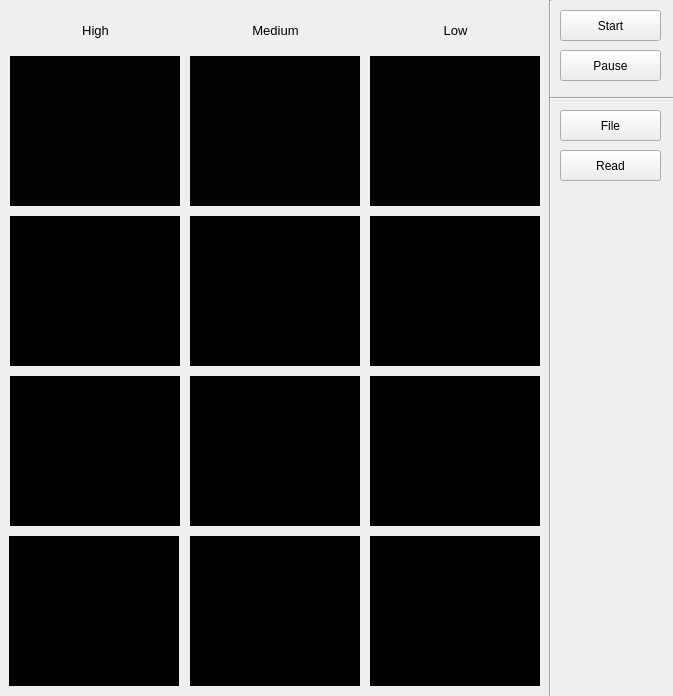
<?xml version="1.0" encoding="UTF-8"?>
<ui version="4.0">
 <class>MainWindow</class>
 <widget class="QMainWindow" name="MainWindow">
  <property name="geometry">
   <rect>
    <x>0</x>
    <y>0</y>
    <width>673</width>
    <height>696</height>
   </rect>
  </property>
  <property name="windowTitle">
   <string>Tactile Data Visualizer</string>
  </property>
  <property name="autoFillBackground">
   <bool>true</bool>
  </property>
  <widget class="QWidget" name="centralwidget">
   <property name="autoFillBackground">
    <bool>true</bool>
   </property>
   <widget class="QPushButton" name="startButton">
    <property name="geometry">
     <rect>
      <x>560</x>
      <y>10</y>
      <width>101</width>
      <height>31</height>
     </rect>
    </property>
    <property name="text">
     <string>Start</string>
    </property>
   </widget>
   <widget class="QPushButton" name="stopButton">
    <property name="geometry">
     <rect>
      <x>560</x>
      <y>50</y>
      <width>101</width>
      <height>31</height>
     </rect>
    </property>
    <property name="text">
     <string>Pause</string>
    </property>
   </widget>
   <widget class="GraphicsLayoutWidget" name="patchHigh1">
    <property name="geometry">
     <rect>
      <x>10</x>
      <y>56</y>
      <width>170</width>
      <height>150</height>
     </rect>
    </property>
    <property name="maximumSize">
     <size>
      <width>170</width>
      <height>150</height>
     </size>
    </property>
    <property name="styleSheet">
     <string notr="true">
background-color: rgb(3, 3, 3);</string>
    </property>
    <property name="frameShape">
     <enum>QFrame::NoFrame</enum>
    </property>
    <property name="alignment">
     <set>Qt::AlignLeading|Qt::AlignLeft|Qt::AlignTop</set>
    </property>
   </widget>
   <widget class="GraphicsLayoutWidget" name="patchHigh2">
    <property name="geometry">
     <rect>
      <x>10</x>
      <y>216</y>
      <width>170</width>
      <height>150</height>
     </rect>
    </property>
    <property name="styleSheet">
     <string notr="true">background-color: rgb(0, 0, 0);</string>
    </property>
    <property name="frameShape">
     <enum>QFrame::NoFrame</enum>
    </property>
   </widget>
   <widget class="GraphicsLayoutWidget" name="patchHigh4">
    <property name="geometry">
     <rect>
      <x>9</x>
      <y>536</y>
      <width>170</width>
      <height>150</height>
     </rect>
    </property>
    <property name="styleSheet">
     <string notr="true">background-color: rgb(0, 0, 0);</string>
    </property>
    <property name="frameShape">
     <enum>QFrame::NoFrame</enum>
    </property>
   </widget>
   <widget class="GraphicsLayoutWidget" name="patchHigh3">
    <property name="geometry">
     <rect>
      <x>10</x>
      <y>376</y>
      <width>170</width>
      <height>150</height>
     </rect>
    </property>
    <property name="styleSheet">
     <string notr="true">background-color: rgb(0, 0, 0);</string>
    </property>
    <property name="frameShape">
     <enum>QFrame::NoFrame</enum>
    </property>
   </widget>
   <widget class="GraphicsLayoutWidget" name="patchMed3">
    <property name="geometry">
     <rect>
      <x>190</x>
      <y>376</y>
      <width>170</width>
      <height>150</height>
     </rect>
    </property>
    <property name="styleSheet">
     <string notr="true">background-color: rgb(0, 0, 0);</string>
    </property>
    <property name="frameShape">
     <enum>QFrame::NoFrame</enum>
    </property>
   </widget>
   <widget class="GraphicsLayoutWidget" name="patchMed2">
    <property name="geometry">
     <rect>
      <x>190</x>
      <y>216</y>
      <width>170</width>
      <height>150</height>
     </rect>
    </property>
    <property name="styleSheet">
     <string notr="true">background-color: rgb(0, 0, 0);</string>
    </property>
    <property name="frameShape">
     <enum>QFrame::NoFrame</enum>
    </property>
   </widget>
   <widget class="GraphicsLayoutWidget" name="patchMed4">
    <property name="geometry">
     <rect>
      <x>190</x>
      <y>536</y>
      <width>170</width>
      <height>150</height>
     </rect>
    </property>
    <property name="styleSheet">
     <string notr="true">background-color: rgb(0, 0, 0);</string>
    </property>
    <property name="frameShape">
     <enum>QFrame::NoFrame</enum>
    </property>
   </widget>
   <widget class="GraphicsLayoutWidget" name="patchMed1">
    <property name="geometry">
     <rect>
      <x>190</x>
      <y>56</y>
      <width>170</width>
      <height>150</height>
     </rect>
    </property>
    <property name="styleSheet">
     <string notr="true">
background-color: rgb(3, 3, 3);</string>
    </property>
    <property name="frameShape">
     <enum>QFrame::NoFrame</enum>
    </property>
   </widget>
   <widget class="GraphicsLayoutWidget" name="patchLow3">
    <property name="geometry">
     <rect>
      <x>370</x>
      <y>376</y>
      <width>170</width>
      <height>150</height>
     </rect>
    </property>
    <property name="styleSheet">
     <string notr="true">background-color: rgb(0, 0, 0);</string>
    </property>
    <property name="frameShape">
     <enum>QFrame::NoFrame</enum>
    </property>
   </widget>
   <widget class="GraphicsLayoutWidget" name="patchLow2">
    <property name="geometry">
     <rect>
      <x>370</x>
      <y>216</y>
      <width>170</width>
      <height>150</height>
     </rect>
    </property>
    <property name="styleSheet">
     <string notr="true">background-color: rgb(0, 0, 0);</string>
    </property>
    <property name="frameShape">
     <enum>QFrame::NoFrame</enum>
    </property>
   </widget>
   <widget class="GraphicsLayoutWidget" name="patchLow4">
    <property name="geometry">
     <rect>
      <x>370</x>
      <y>536</y>
      <width>170</width>
      <height>150</height>
     </rect>
    </property>
    <property name="styleSheet">
     <string notr="true">background-color: rgb(0, 0, 0);</string>
    </property>
    <property name="frameShape">
     <enum>QFrame::NoFrame</enum>
    </property>
   </widget>
   <widget class="GraphicsLayoutWidget" name="patchLow1">
    <property name="geometry">
     <rect>
      <x>370</x>
      <y>56</y>
      <width>170</width>
      <height>150</height>
     </rect>
    </property>
    <property name="styleSheet">
     <string notr="true">
background-color: rgb(3, 3, 3);</string>
    </property>
    <property name="frameShape">
     <enum>QFrame::NoFrame</enum>
    </property>
   </widget>
   <widget class="QLabel" name="label">
    <property name="geometry">
     <rect>
      <x>10</x>
      <y>20</y>
      <width>171</width>
      <height>21</height>
     </rect>
    </property>
    <property name="font">
     <font>
      <pointsize>12</pointsize>
     </font>
    </property>
    <property name="text">
     <string>&lt;html&gt;&lt;head/&gt;&lt;body&gt;&lt;p align=&quot;center&quot;&gt;&lt;span style=&quot; font-size:10pt;&quot;&gt;High&lt;/span&gt;&lt;/p&gt;&lt;/body&gt;&lt;/html&gt;</string>
    </property>
   </widget>
   <widget class="QLabel" name="label_2">
    <property name="geometry">
     <rect>
      <x>190</x>
      <y>10</y>
      <width>171</width>
      <height>41</height>
     </rect>
    </property>
    <property name="font">
     <font>
      <pointsize>12</pointsize>
     </font>
    </property>
    <property name="text">
     <string>&lt;html&gt;&lt;head/&gt;&lt;body&gt;&lt;p align=&quot;center&quot;&gt;&lt;span style=&quot; font-size:10pt;&quot;&gt;Medium&lt;/span&gt;&lt;/p&gt;&lt;/body&gt;&lt;/html&gt;</string>
    </property>
   </widget>
   <widget class="QLabel" name="label_3">
    <property name="geometry">
     <rect>
      <x>370</x>
      <y>10</y>
      <width>171</width>
      <height>41</height>
     </rect>
    </property>
    <property name="font">
     <font>
      <pointsize>12</pointsize>
     </font>
    </property>
    <property name="text">
     <string>&lt;html&gt;&lt;head/&gt;&lt;body&gt;&lt;p align=&quot;center&quot;&gt;&lt;span style=&quot; font-size:10pt;&quot;&gt;Low&lt;/span&gt;&lt;/p&gt;&lt;/body&gt;&lt;/html&gt;</string>
    </property>
   </widget>
   <widget class="QPushButton" name="readButton">
    <property name="geometry">
     <rect>
      <x>560</x>
      <y>110</y>
      <width>101</width>
      <height>31</height>
     </rect>
    </property>
    <property name="text">
     <string>File</string>
    </property>
   </widget>
   <widget class="Line" name="line">
    <property name="geometry">
     <rect>
      <x>540</x>
      <y>0</y>
      <width>20</width>
      <height>701</height>
     </rect>
    </property>
    <property name="orientation">
     <enum>Qt::Vertical</enum>
    </property>
   </widget>
   <widget class="Line" name="line_2">
    <property name="geometry">
     <rect>
      <x>550</x>
      <y>90</y>
      <width>131</width>
      <height>16</height>
     </rect>
    </property>
    <property name="orientation">
     <enum>Qt::Horizontal</enum>
    </property>
   </widget>
   <widget class="QPushButton" name="toggleRead">
    <property name="geometry">
     <rect>
      <x>560</x>
      <y>150</y>
      <width>101</width>
      <height>31</height>
     </rect>
    </property>
    <property name="text">
     <string>Read</string>
    </property>
   </widget>
  </widget>
 </widget>
 <customwidgets>
  <customwidget>
   <class>GraphicsLayoutWidget</class>
   <extends>QGraphicsView</extends>
   <header location="global">pyqtgraph</header>
  </customwidget>
 </customwidgets>
 <resources/>
 <connections/>
</ui>
